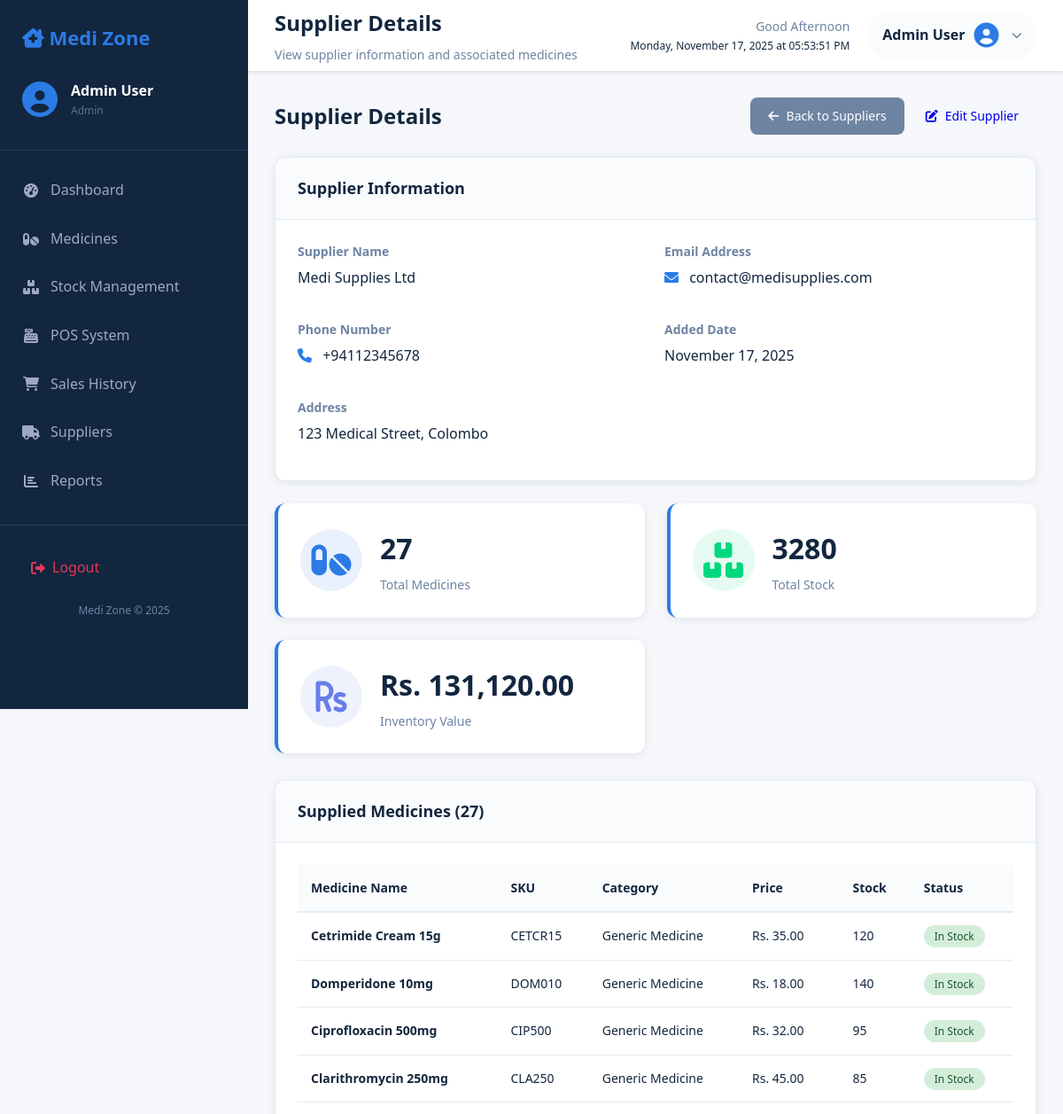
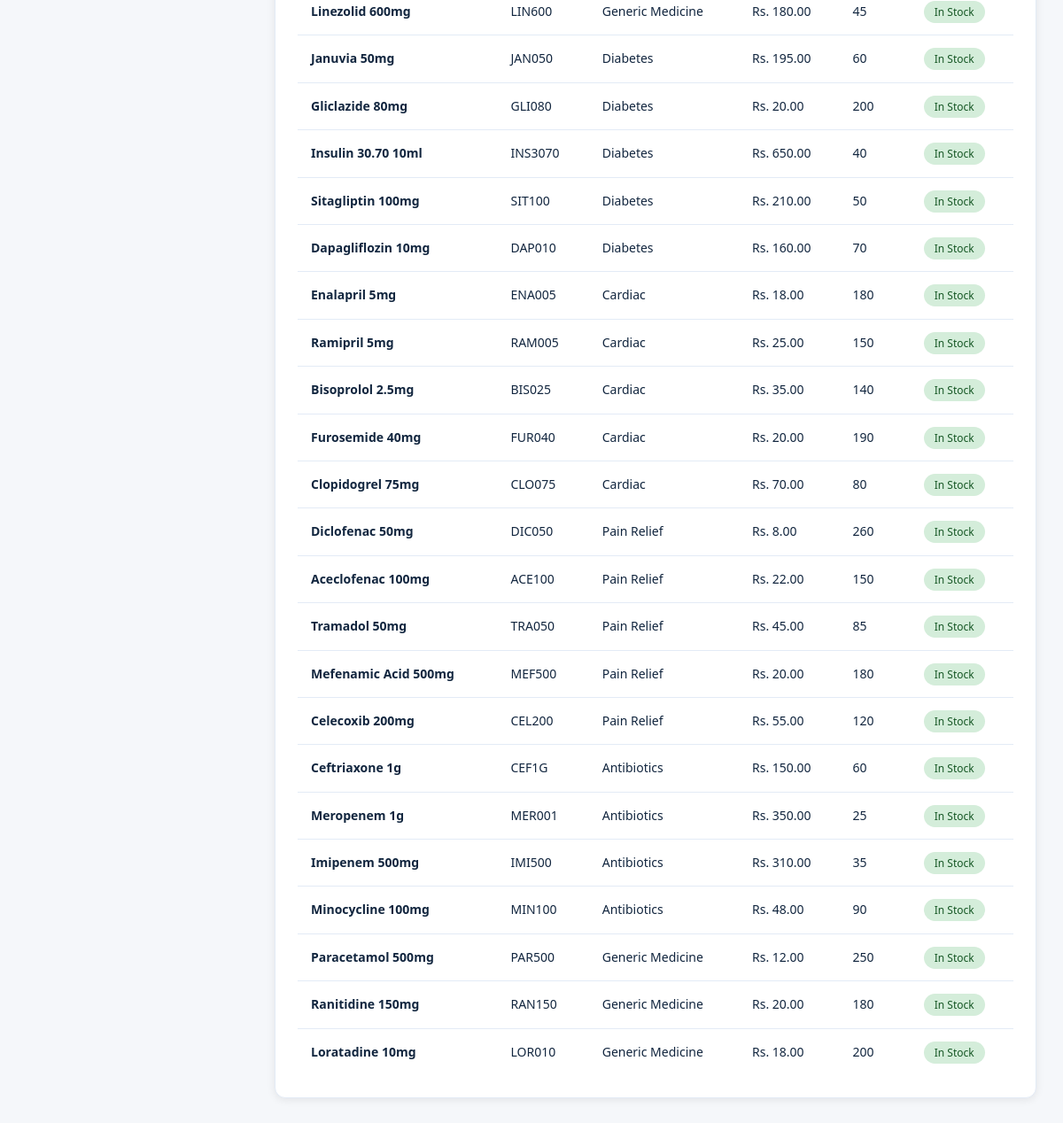
Screenshot of /pages/supplier-details.php?id=1 (signed in) with the database file from the repository (2 pictures, top to bottom).
### tables this page shows
CREATE TABLE suppliers (
    id INT AUTO_INCREMENT PRIMARY KEY,
    name VARCHAR(100) NOT NULL,
    email VARCHAR(100),
    phone VARCHAR(20),
    address TEXT,
    created_at TIMESTAMP DEFAULT CURRENT_TIMESTAMP,
    updated_at TIMESTAMP DEFAULT CURRENT_TIMESTAMP ON UPDATE CURRENT_TIMESTAMP
);

CREATE TABLE medicines (
    id INT AUTO_INCREMENT PRIMARY KEY,
    name VARCHAR(255) NOT NULL,
    category_id INT,
    supplier_id INT,
    sku VARCHAR(50) UNIQUE,
    description TEXT,
    price DECIMAL(10,2) NOT NULL,
    cost_price DECIMAL(10,2),
    quantity INT DEFAULT 0,
    alert_threshold INT DEFAULT 10,
    expiry_date DATE,
    image VARCHAR(255) DEFAULT 'default-medicine.jpg',
    created_at TIMESTAMP DEFAULT CURRENT_TIMESTAMP,
    updated_at TIMESTAMP DEFAULT CURRENT_TIMESTAMP ON UPDATE CURRENT_TIMESTAMP,
    FOREIGN KEY (category_id) REFERENCES categories(id) ON DELETE SET NULL,
    FOREIGN KEY (supplier_id) REFERENCES suppliers(id) ON DELETE SET NULL
);

CREATE TABLE categories (
    id INT AUTO_INCREMENT PRIMARY KEY,
    name VARCHAR(100) NOT NULL,
    description TEXT,
    created_at TIMESTAMP DEFAULT CURRENT_TIMESTAMP,
    updated_at TIMESTAMP DEFAULT CURRENT_TIMESTAMP ON UPDATE CURRENT_TIMESTAMP
);

### pages/supplier-details.php (the view, shortened to what this page needs)
<?php
require_once '../db.php';
$supplier_id = $_GET['id'];
try {
    $stmt = $db->prepare("SELECT * FROM suppliers WHERE id = ?");
    $stmt->execute([$supplier_id]);
    $supplier = $stmt->fetch(PDO::FETCH_ASSOC);
    $stmt = $db->prepare("SELECT m.*, c.name as category_name
                         FROM medicines m
                         LEFT JOIN categories c ON m.category_id = c.id
                         WHERE m.supplier_id = ?
                         ORDER BY m.created_at DESC");
    $stmt->execute([$supplier_id]);
    $medicines = $stmt->fetchAll(PDO::FETCH_ASSOC);
    $total_medicines = count($medicines);
    $total_stock = array_sum(array_column($medicines, 'quantity'));
    $total_value = array_sum(array_map(function($medicine) {
        return $medicine['quantity'] * $medicine['cost_price'];
    }, $medicines));
} catch(PDOException $e) {
    $error = "Database error: " . $e->getMessage();
}
?>
<!DOCTYPE html>
<html lang="en">
<head>
    <link rel="stylesheet" href="../css/style.css">
    <link href="https://cdnjs.cloudflare.com/ajax/libs/font-awesome/6.0.0/css/all.min.css" rel="stylesheet">
</head>
<body>
    <div class="container">
        <?php include '../partials/sidebar.php'; ?>
        <div class="main-content">
            <?php include '../partials/header.php'; ?>
            <div class="content">
                <div class="page-actions">
                    <h2>Supplier Details</h2>
                    <div>
                        <a href="suppliers.php" class="btn btn-secondary">
                            <i class="fas fa-arrow-left"></i> Back to Suppliers
                        </a>
                        <a href="edit-supplier.php?id=<?php echo $supplier_id; ?>" class="btn btn-warning">
                            <i class="fas fa-edit"></i> Edit Supplier
                        </a>
                    </div>
                </div>
                <div class="card">
                    <div class="card-header">
                        <h3>Supplier Information</h3>
                    </div>
                    <div class="card-body">
                        <div class="supplier-info-grid">
                            <div class="info-group">
                                <label>Supplier Name</label>
                                <p class="info-value"><?php echo htmlspecialchars($supplier['name']); ?></p>
                            </div>
                            <?php if ($supplier['email']): ?>
                            <div class="info-group">
                                <label>Email Address</label>
                                <p class="info-value">
                                    <i class="fas fa-envelope"></i>
                                    <?php echo htmlspecialchars($supplier['email']); ?>
                                </p>
                            </div>
                            <?php endif; ?>
                            <?php if ($supplier['phone']): ?>
                            <div class="info-group">
                                <label>Phone Number</label>
                                <p class="info-value">
                                    <i class="fas fa-phone"></i>
                                    <?php echo htmlspecialchars($supplier['phone']); ?>
                                </p>
                            </div>
                            <?php endif; ?>
                            <div class="info-group">
                                <label>Added Date</label>
                                <p class="info-value"><?php echo date('F j, Y', strtotime($supplier['created_at'])); ?></p>
                            </div>
                            <?php if ($supplier['address']): ?>
                            <div class="info-group full-width">
                                <label>Address</label>
                                <p class="info-value"><?php echo nl2br(htmlspecialchars($supplier['address'])); ?></p>
                            </div>
                            <?php endif; ?>
                        </div>
                    </div>
                </div>
                <div class="stats-grid">
                    <div class="stat-card">
                        <div class="stat-icon primary">
                            <i class="fas fa-pills"></i>
                        </div>
                        <div class="stat-info">
                            <h3><?php echo $total_medicines; ?></h3>
                            <p>Total Medicines</p>
                        </div>
                    </div>
                    <div class="stat-card">
                        <div class="stat-icon success">
                            <i class="fas fa-boxes"></i>
                        </div>
                        <div class="stat-info">
                            <h3><?php echo $total_stock; ?></h3>
                            <p>Total Stock</p>
                        </div>
                    </div>
                    <div class="stat-card">
                        <div class="stat-icon revenue">
                            <i class="fas fa-rupee-sign"></i>
                        </div>
                        <div class="stat-info">
                            <h3>Rs. <?php echo number_format($total_value, 2); ?></h3>
                            <p>Inventory Value</p>
                        </div>
                    </div>
                </div>
                <div class="card">
                    <div class="card-header">
                        <h3>Supplied Medicines (<?php echo $total_medicines; ?>)</h3>
                    </div>
                    <div class="card-body">
                        <?php if ($total_medicines > 0): ?>
                            <div class="table-responsive">
                                <table class="data-table">
                                    <thead>
                                        <tr>
                                            <th>Medicine Name</th>
                                            <th>SKU</th>
                                            <th>Category</th>
                                            <th>Price</th>
                                            <th>Stock</th>
                                            <th>Status</th>
                                        </tr>
                                    </thead>
                                    <tbody>
                                        <?php foreach ($medicines as $medicine): ?>
                                            <tr>
                                                <td>
                                                    <strong><?php echo htmlspecialchars($medicine['name']); ?></strong>
                                                </td>
                                                <td><?php echo htmlspecialchars($medicine['sku']); ?></td>
                                                <td><?php echo htmlspecialchars($medicine['category_name'] ?? 'N/A'); ?></td>
                                                <td>Rs. <?php echo number_format($medicine['price'], 2); ?></td>
                                                <td>
                                                    <span class="stock-quantity <?php echo $medicine['quantity'] <= $medicine['alert_threshold'] ? 'low-stock' : ''; ?>">
                                                        <?php echo $medicine['quantity']; ?>
                                                    </span>
                                                </td>
                                                <td>
                                                    <?php if ($medicine['quantity'] == 0): ?>
                                                        <span class="status-badge out-of-stock">Out of Stock</span>
                                                    <?php elseif ($medicine['quantity'] <= $medicine['alert_threshold']): ?>
                                                        <span class="status-badge low-stock">Low Stock</span>
                                                    <?php else: ?>
                                                        <span class="status-badge in-stock">In Stock</span>
                                                    <?php endif; ?>
                                                </td>
                                            </tr>
                                        <?php endforeach; ?>
                                    </tbody>
                                </table>
                            </div>
                        <?php else: ?>
                            <p class="no-data">No medicines found for this supplier.</p>
                        <?php endif; ?>
                    </div>
                </div>
            </div>
        </div>
    </div>
</body>
</html>

### pages/supplier-details.php (style rules this page uses)
.supplier-info-grid { display: grid; grid-template-columns: 1fr 1fr; gap: 20px; }
.info-group { margin-bottom: 15px; }
.info-group label { font-weight: 600; color: var(--secondary); font-size: 14px; margin-bottom: 5px; display: block; }
.info-value { font-size: 16px; color: var(--dark); margin: 0; }
.info-value i { margin-right: 8px; color: var(--primary); }
.full-width { grid-column: 1 / -1; }

### rows the page displays
suppliers: name "Medi Supplies Ltd", email "contact@medisupplies.com", phone "+94112345678", created_at "November 17, 2025", address "123 Medical Street, Colombo"
medicines: name "Cetrimide Cream 15g", sku "CETCR15", category.name "Generic Medicine", price "35.00", quantity "120", alert_threshold "In Stock"
medicines: name "Domperidone 10mg", sku "DOM010", category.name "Generic Medicine", price "18.00", quantity "140", alert_threshold "In Stock"
medicines: name "Ciprofloxacin 500mg", sku "CIP500", category.name "Generic Medicine", price "32.00", quantity "95", alert_threshold "In Stock"
medicines: name "Clarithromycin 250mg", sku "CLA250", category.name "Generic Medicine", price "45.00", quantity "85", alert_threshold "In Stock"
medicines: name "Linezolid 600mg", sku "LIN600", category.name "Generic Medicine", price "180.00", quantity "45", alert_threshold "In Stock"
medicines: name "Januvia 50mg", sku "JAN050", category.name "Diabetes", price "195.00", quantity "60", alert_threshold "In Stock"
medicines: name "Gliclazide 80mg", sku "GLI080", category.name "Diabetes", price "20.00", quantity "200", alert_threshold "In Stock"
medicines: name "Insulin 30.70 10ml", sku "INS3070", category.name "Diabetes", price "650.00", quantity "40", alert_threshold "In Stock"
medicines: name "Sitagliptin 100mg", sku "SIT100", category.name "Diabetes", price "210.00", quantity "50", alert_threshold "In Stock"
medicines: name "Dapagliflozin 10mg", sku "DAP010", category.name "Diabetes", price "160.00", quantity "70", alert_threshold "In Stock"
medicines: name "Enalapril 5mg", sku "ENA005", category.name "Cardiac", price "18.00", quantity "180", alert_threshold "In Stock"
medicines: name "Ramipril 5mg", sku "RAM005", category.name "Cardiac", price "25.00", quantity "150", alert_threshold "In Stock"
medicines: name "Bisoprolol 2.5mg", sku "BIS025", category.name "Cardiac", price "35.00", quantity "140", alert_threshold "In Stock"
medicines: name "Furosemide 40mg", sku "FUR040", category.name "Cardiac", price "20.00", quantity "190", alert_threshold "In Stock"
medicines: name "Clopidogrel 75mg", sku "CLO075", category.name "Cardiac", price "70.00", quantity "80", alert_threshold "In Stock"
medicines: name "Diclofenac 50mg", sku "DIC050", category.name "Pain Relief", price "8.00", quantity "260", alert_threshold "In Stock"
medicines: name "Aceclofenac 100mg", sku "ACE100", category.name "Pain Relief", price "22.00", quantity "150", alert_threshold "In Stock"
medicines: name "Tramadol 50mg", sku "TRA050", category.name "Pain Relief", price "45.00", quantity "85", alert_threshold "In Stock"
medicines: name "Mefenamic Acid 500mg", sku "MEF500", category.name "Pain Relief", price "20.00", quantity "180", alert_threshold "In Stock"
medicines: name "Celecoxib 200mg", sku "CEL200", category.name "Pain Relief", price "55.00", quantity "120", alert_threshold "In Stock"
medicines: name "Ceftriaxone 1g", sku "CEF1G", category.name "Antibiotics", price "150.00", quantity "60", alert_threshold "In Stock"
medicines: name "Meropenem 1g", sku "MER001", category.name "Antibiotics", price "350.00", quantity "25", alert_threshold "In Stock"
medicines: name "Imipenem 500mg", sku "IMI500", category.name "Antibiotics", price "310.00", quantity "35", alert_threshold "In Stock"
medicines: name "Minocycline 100mg", sku "MIN100", category.name "Antibiotics", price "48.00", quantity "90", alert_threshold "In Stock"
medicines: name "Paracetamol 500mg", sku "PAR500", category.name "Generic Medicine", price "12.00", quantity "250", alert_threshold "In Stock"
medicines: name "Ranitidine 150mg", sku "RAN150", category.name "Generic Medicine", price "20.00", quantity "180", alert_threshold "In Stock"
medicines: name "Loratadine 10mg", sku "LOR010", category.name "Generic Medicine", price "18.00", quantity "200", alert_threshold "In Stock"

### other values shown
$_SESSION['user_name'] "Admin User"
$_SESSION['user_role'] "Admin"
$page_title "Supplier Details"
$page_description "View supplier information and associated medicines"
$total_medicines "27"
$total_stock "3280"
$total_value "131,120.00"
